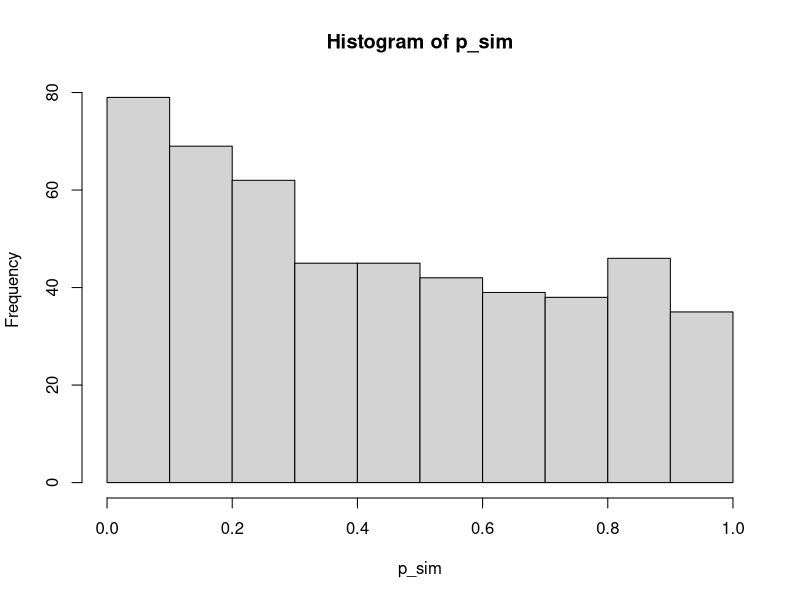
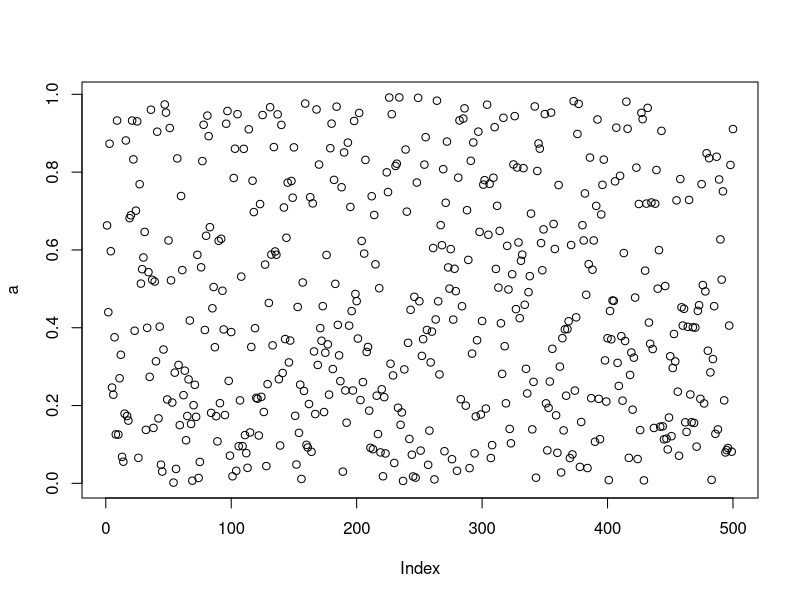
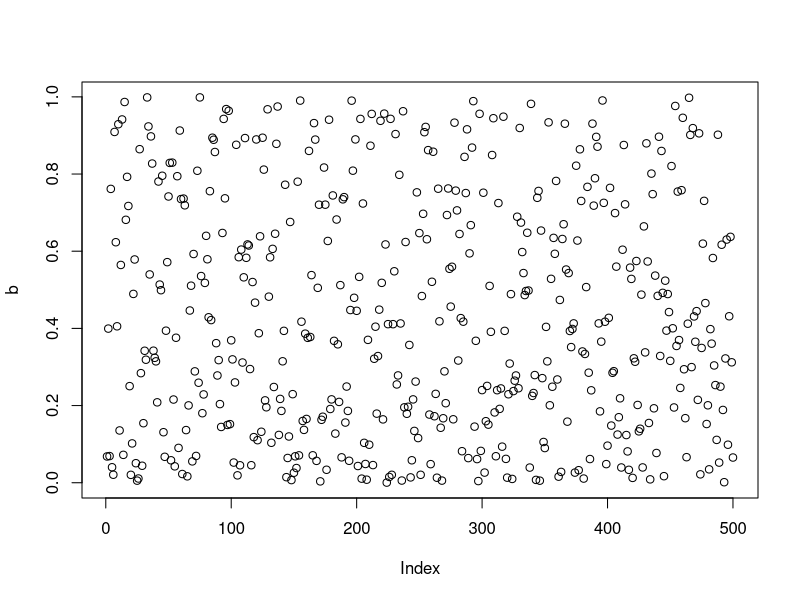
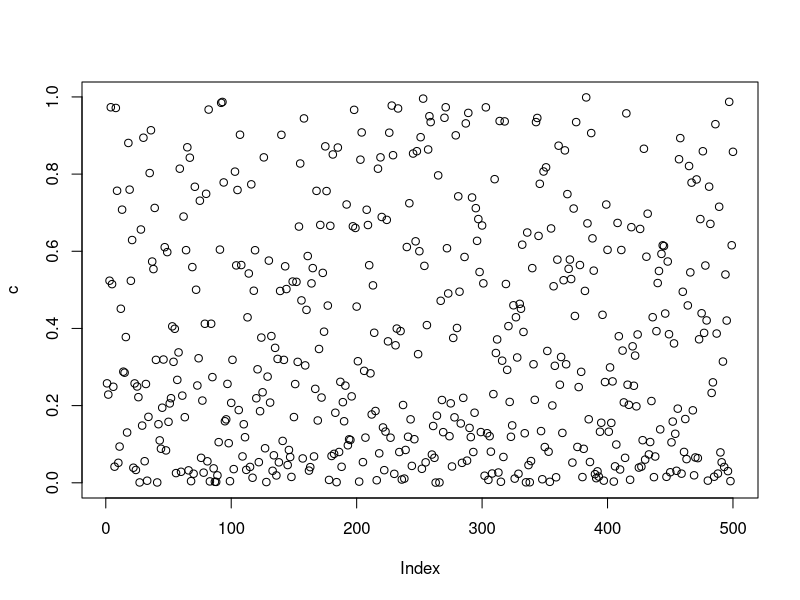
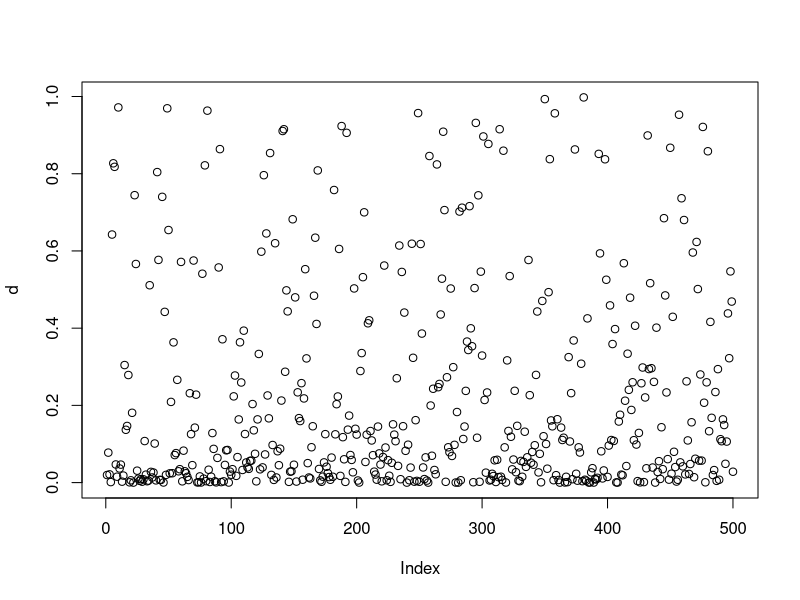
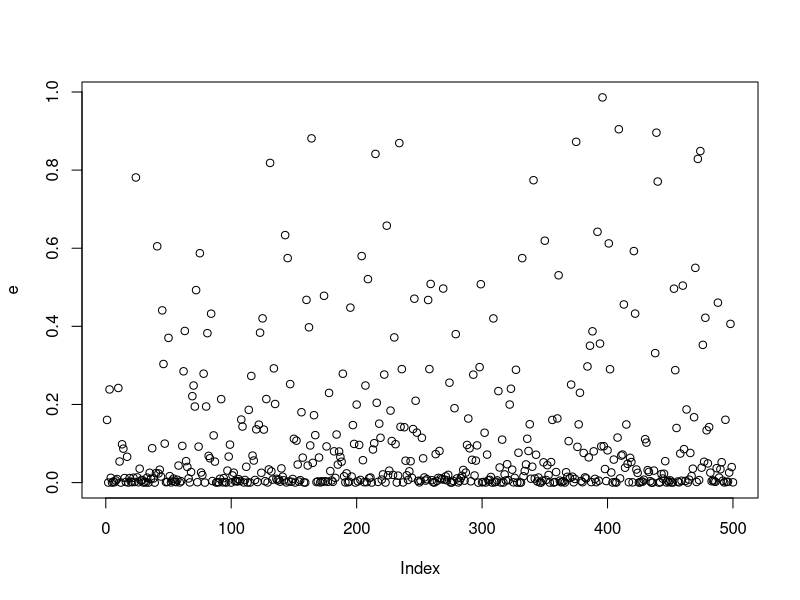

Source code (R) for these figures, in order: (Note: a time limit stopped this script after it produced the figures.)
## ---- chunk 1
library(nlme)
## ---- chunk 2
simulate_nested <- function(group_means, sigma_beta, sigma_epsilon, q, n){
  
  p <- length(group_means)
  
  y <- 0
  group <- 0
  replicate.unique <- 0
  
  row <- 1 # Prepare for step 5
  # Step 3:
  for(i in 1:p) {
    # Step 4:
    for(j in 1:q) {
      # Step 6:
      replicate_effect <- rnorm(1, 0, sigma_beta)
      ## Increment for step 5:

        for (k in 1:n){
          group[row] <- i
          replicate.unique[row] <- j
          if (i ==1){
            replicate.unique[row] <- j
          }
          else {
            replicate.unique[row] <- j + ((i-1)*q)
          }
          y[row] <- group_means[i] + replicate_effect + rnorm(1, 0, sigma_epsilon)
          
          row <- row + 1 #iterates through row
        }
    }
  
  }
  group <- factor(group)
  replicate.unique <- factor(replicate.unique)
  
  completed <- data.frame(y, group, replicate.unique)
  completed
}
## ---- chunk 3
set.seed(14)
# These inputs are chosen to make it easy to notice if 
# the output of this function is obviously wrong.
sim <- simulate_nested(group_means = c(100, 200, 300),
                       sigma_beta = 30,
                       sigma_epsilon = 0.5,
                       q = 3,
                       n = 2
)
sim
## ---- chunk 4
fit <- lme(y ~ group, random = ~ 1 | replicate.unique, data = sim)
# We can look at ANOVA results like this:
anova(fit)
## ---- chunk 5
simulate_many_nested_p <- function(n_simulations,group_means, sigma_beta, sigma_epsilon, q, n ){
  
p_values <- 0
row <- 1

for (i in 1:n_simulations){
  sim <- simulate_nested(group_means, sigma_beta, sigma_epsilon, q, n)
  
  fit <- lme(y ~ group, random = ~ 1 | replicate.unique, data = sim)
  
  p_values[row] <- anova(fit)['group' ,'p-value'] 
  row <- row + 1
}

p_values
  
}
## ---- chunk 6
p_sim <- simulate_many_nested_p(n_simulations = 500,
                                group_means = c(5, 10),
                                sigma_beta = 10,
                                sigma_epsilon = 20,
                                q = 10,
                                n = 3)
hist(p_sim)
## ---- chunk 7
a <- simulate_many_nested_p(n_simulations = 500,
                                group_means = c(10, 20),
                                sigma_beta = 20,
                                sigma_epsilon = 10,
                                q = 2,
                                n = 25)

b <- simulate_many_nested_p(n_simulations = 500,
                                group_means = c(10, 20),
                                sigma_beta = 20,
                                sigma_epsilon = 10,
                                q = 5,
                                n = 10)

c <- simulate_many_nested_p(n_simulations = 500,
                                group_means = c(10, 20),
                                sigma_beta = 20,
                                sigma_epsilon = 10,
                                q = 10,
                                n = 5)

d <- simulate_many_nested_p(n_simulations = 500,
                                group_means = c(10, 20),
                                sigma_beta = 20,
                                sigma_epsilon = 10,
                                q = 25,
                                n = 2)

e <- simulate_many_nested_p(n_simulations = 500,
                                group_means = c(10, 20),
                                sigma_beta = 20,
                                sigma_epsilon = 10,
                                q = 50,
                                n = 1)
## ---- chunk 8
plot(a)
plot(b)
plot(c)
plot(d)
plot(e)
## ---- chunk 9
a <- simulate_many_nested_p(500, c(10,20), sigma_beta = 20, sigma_epsilon = 50, q = 25, n = 2)
a1 <- sum(a < 0.05) / 500

b <- simulate_many_nested_p(500, c(10,20), sigma_beta = 20, sigma_epsilon = 50, q = 25, n = 5)
b2 <- sum(b < 0.05) / 500

c <- simulate_many_nested_p(500, c(10,20), sigma_beta = 20, sigma_epsilon = 50, q = 25, n = 10)
c3 <- sum(c < 0.05) / 500

d <- simulate_many_nested_p(500, c(10,20), sigma_beta = 20, sigma_epsilon = 50, q = 25, n = 20)
d4 <- sum(d < 0.05) / 500

e <- simulate_many_nested_p(500, c(10,20), sigma_beta = 20, sigma_epsilon = 50, q = 25, n = 35)
e5 <- sum(e < 0.05) / 500

f <- simulate_many_nested_p(500, c(10,20), sigma_beta = 20, sigma_epsilon = 50, q = 25, n = 50)
f6 <- sum(f < 0.05) / 500


sub_samples <- c(2, 5, 10, 20, 35, 50)
statistical_power <- c(a1, b2, c3, d4, e5, f6)
plot(sub_samples, statistical_power, main = "number of sub-samples per replicate and statistical power")
